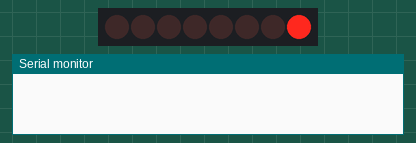
Recording of a sketch running on a simulated Arduino Uno, built with avr-gcc and run on an emulated ATmega328P. Shown: 8 shift-register outputs drawn as a row of LEDs (first output left, lit = HIGH), the last lines printed to the serial monitor. Wiring (inferred from the names in the program): shift register (74HC595): data pin 12; shift clock pin 9; latch pin 11. Wiring (inferred from the signals the program sends): row of LEDs: on Q0, Q1, Q2, Q3, Q4, Q5, Q6, Q7.

Above: at 0.2 s.
At 1.2 s:
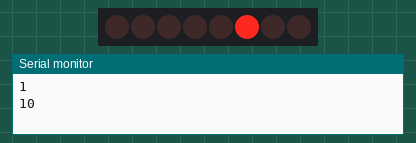
At 1.7 s:
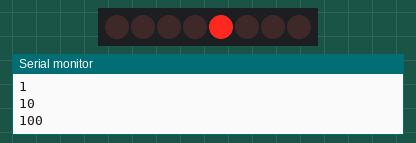
At 2.2 s:
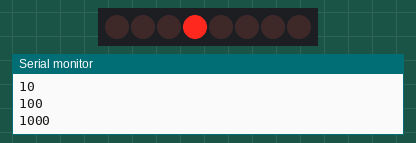
At 3.2 s:
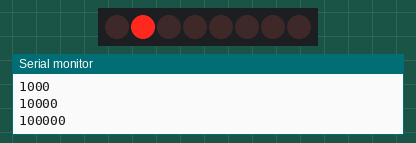
At 4.7 s:
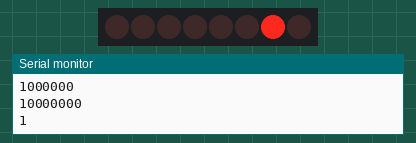
Timing chart, 0 to 5.2 s (numbered marks = the images above):
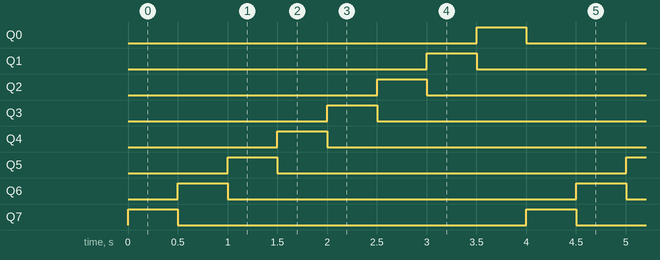

Measured:
- by itself, Q0–7: alternates HIGH for 0.50 s and LOW for 3.5 s
- by itself, everything shown: repeats every 4.0 s, in 8 steps

The sketch:

ShiftRegisterCircularShift.ino
```cpp
//left and right circular shift
//same circuit as shift register

int latchPin = 11;
int clockPin = 9;
int dataPin = 12;

byte myBytes = 0b00000001;
int dt = 500;

void setup() {
  // put your setup code here, to run once:
  Serial.begin(9600);
  pinMode(latchPin,OUTPUT);
  pinMode(clockPin,OUTPUT);
  pinMode(dataPin,OUTPUT);
}

void loop() {
  // put your main code here, to run repeatedly:
  //allow for data to pass to chip
  digitalWrite(latchPin,LOW);
 /* shiftOut parameters:
  * 1. what pin does the ardruino pin go into,
  * 2. clockPin which pin to synchronize data
    3. LSBFIRST - least significant byte first
       MSBFIRST - most significant byte first
    4. data package in hexadecimal
    */
  shiftOut(dataPin,clockPin,LSBFIRST,  myBytes);
  digitalWrite(latchPin,HIGH);
  delay(dt);
  Serial.println(myBytes, BIN);

  //only allow the right or left shifitng or cancellation will occur
  //circular left shift
  myBytes = myBytes / 128  + myBytes * 2;
 //circular right shift
 // myBytes = myBytes * 128  + myBytes / 2;
}
```
